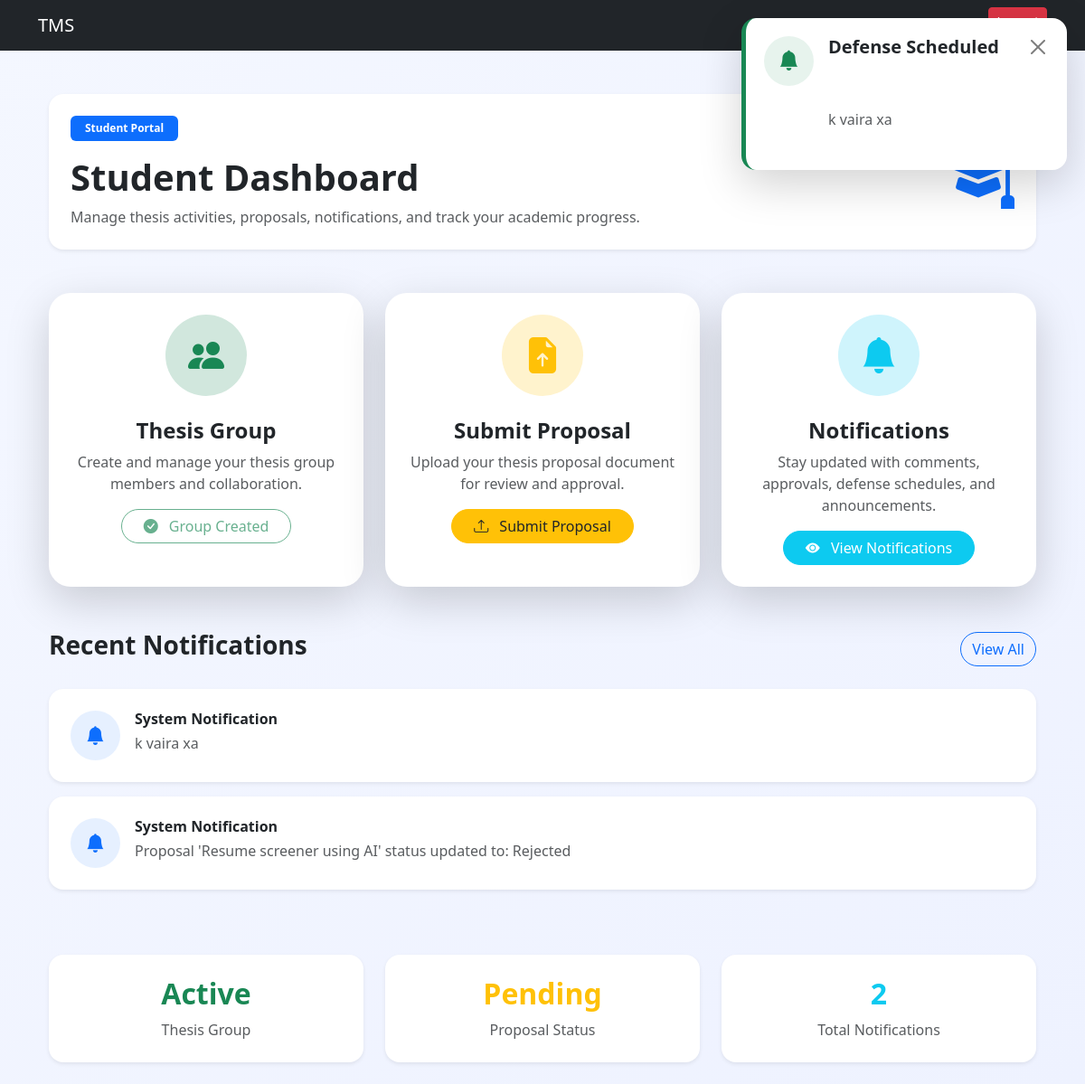
The app's page /student/dashboard/ (signed in), older data.
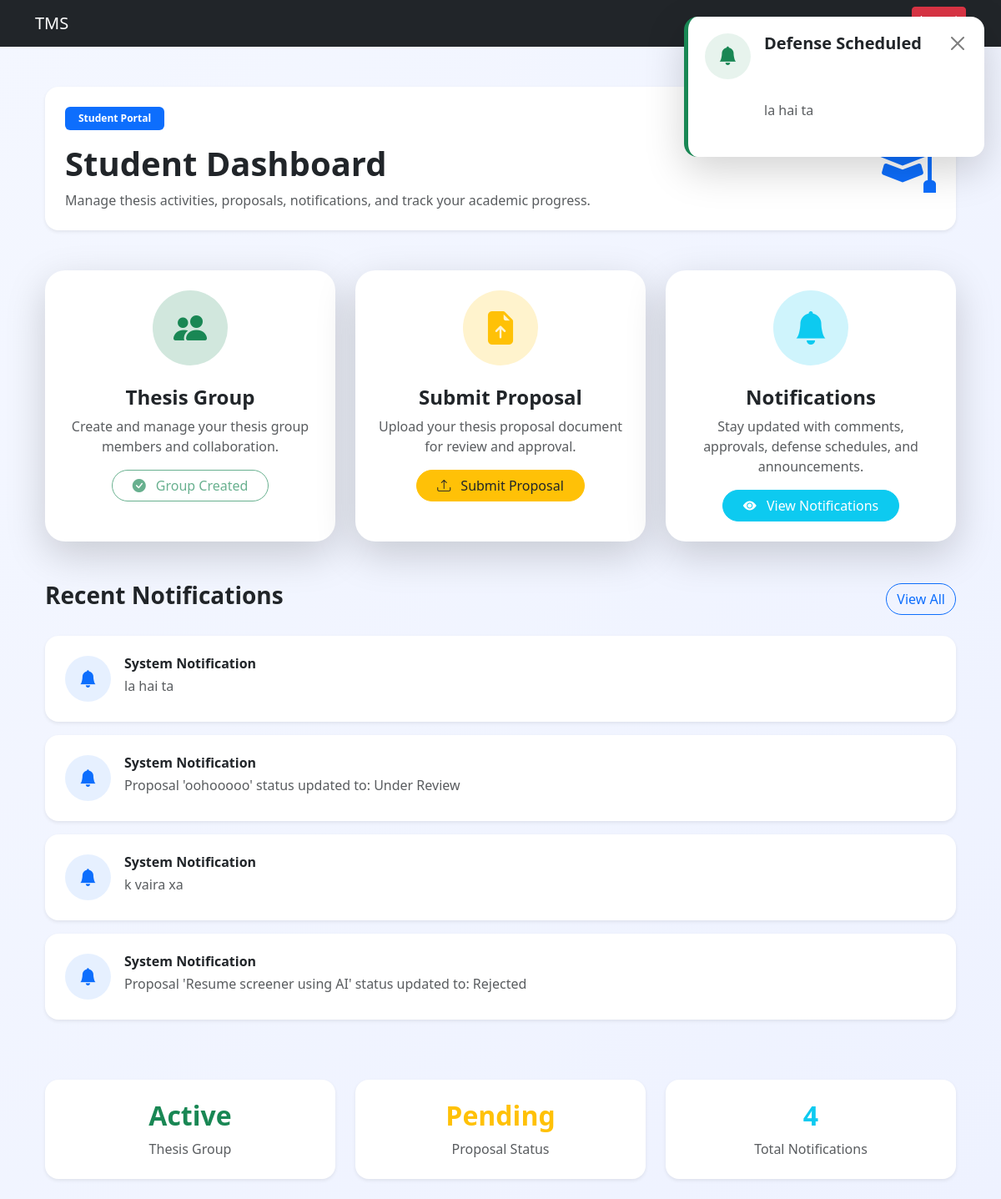
The same page, newer data.
### notification/models.py (models this page shows, shortened)
class Notification(models.Model):
    user = models.ForeignKey(User,on_delete=models.CASCADE)
    sent_by = models.ForeignKey(User,on_delete=models.SET_NULL,null=True,related_name='sent_notifications')
    message = models.TextField()
    is_read = models.BooleanField(default=False)
    created_at = models.DateTimeField(auto_now_add=True)
    is_popup_shown = models.BooleanField(default=False)

### users/decorators.py (the view)
    def wrapper(request, *args, **kwargs):
        if request.user.role != 'student':
            return redirect('login')
        return view_func(request, *args, **kwargs)

### users/views.py (called while the page is built)
@login_required
@student_required
def student_dashboard(request):
    student = Student.objects.get(
        user=request.user
    )
    has_group = GroupMember.objects.filter(
        student=student
    ).exists()
    notifications = Notification.objects.filter(
        user=request.user
    ).order_by('-created_at')
    latest_notification = Notification.objects.filter(
        user=request.user
    ).order_by('-created_at').first()
    context = {
        'has_group': has_group,
        'notifications': notifications,
        'latest_notification': latest_notification
    }
    return render(
        request,
        'student/dashboard.html',
        context
    )

### users/templates/student/dashboard.html (shortened to what the changed rows need)
{% extends "base.html" %}
{% block start %}
<div class="container py-4">
    {% if latest_notification %}
    <div id="popup-notification"
         class="notification-popup shadow-lg">
        <div class="d-flex align-items-start">
            <div class="popup-icon me-3">
                <i class="bi bi-bell-fill"></i>
            </div>
            <div class="flex-grow-1">
                <div class="d-flex justify-content-between align-items-center mb-2">
                    <h5 class="fw-bold mb-0">
                        Defense Scheduled
                    </h5>
                    <button class="btn-close btn-sm"
                            onclick="closePopup()">
                    </button>
                </div>
                <p class="mb-0 text-muted"
                   style="white-space: pre-line;">
                    {{ latest_notification.message }}
                </p>
            </div>
        </div>
    </div>
    {% endif %}
    <div class="welcome-section mb-5 p-4 rounded-4 shadow-sm">
        <div class="d-flex flex-column flex-md-row justify-content-between align-items-center">
            <div>
                <h1 class="fw-bold mb-2">
                    Student Dashboard
                </h1>
            </div>
        </div>
    </div>
    <div class="mt-5">
        {% if notifications %}
            {% for notification in notifications %}
            <div class="notification-card shadow-sm rounded-4 p-4 mb-3">
                <div class="d-flex align-items-start">
                    <div class="notification-icon-small me-3">
                        <i class="bi bi-bell-fill"></i>
                    </div>
                    <div>
                        <h6 class="fw-bold mb-1">
                            System Notification
                        </h6>
                        <p class="text-muted mb-0">
                            {{ notification.message }}
                        </p>
                    </div>
                </div>
            </div>
            {% endfor %}
        {% endif %}
    </div>
    <div class="row mt-5 g-4">
        <div class="col-md-4">
            <div class="stats-card shadow-sm rounded-4 p-4 text-center">
                <h2 class="fw-bold text-success">
                    Active
                </h2>
            </div>
        </div>
        <div class="col-md-4">
            <div class="stats-card shadow-sm rounded-4 p-4 text-center">
                <h2 class="fw-bold text-warning">
                    Pending
                </h2>
            </div>
        </div>
        <div class="col-md-4">
            <div class="stats-card shadow-sm rounded-4 p-4 text-center">
                <h2 class="fw-bold text-info">
                    {{ notifications|length }}
                </h2>
                <p class="text-muted mb-0">
                    Total Notifications
                </p>
            </div>
        </div>
    </div>
</div>
<link rel="stylesheet"
href="https://cdn.jsdelivr.net/npm/bootstrap-icons@1.11.3/font/bootstrap-icons.min.css">
{% endblock %}

Row changes from the older to the newer data that the page shows:
added Notification: message "la hai ta"
added Notification: message "Proposal 'oohooooo' status updated to: Under Review"
Text that changed along with them:
{{ notifications|length }}: "2" → "4"
{{ latest_notification.message }}: "k vaira xa" → "la hai ta"
